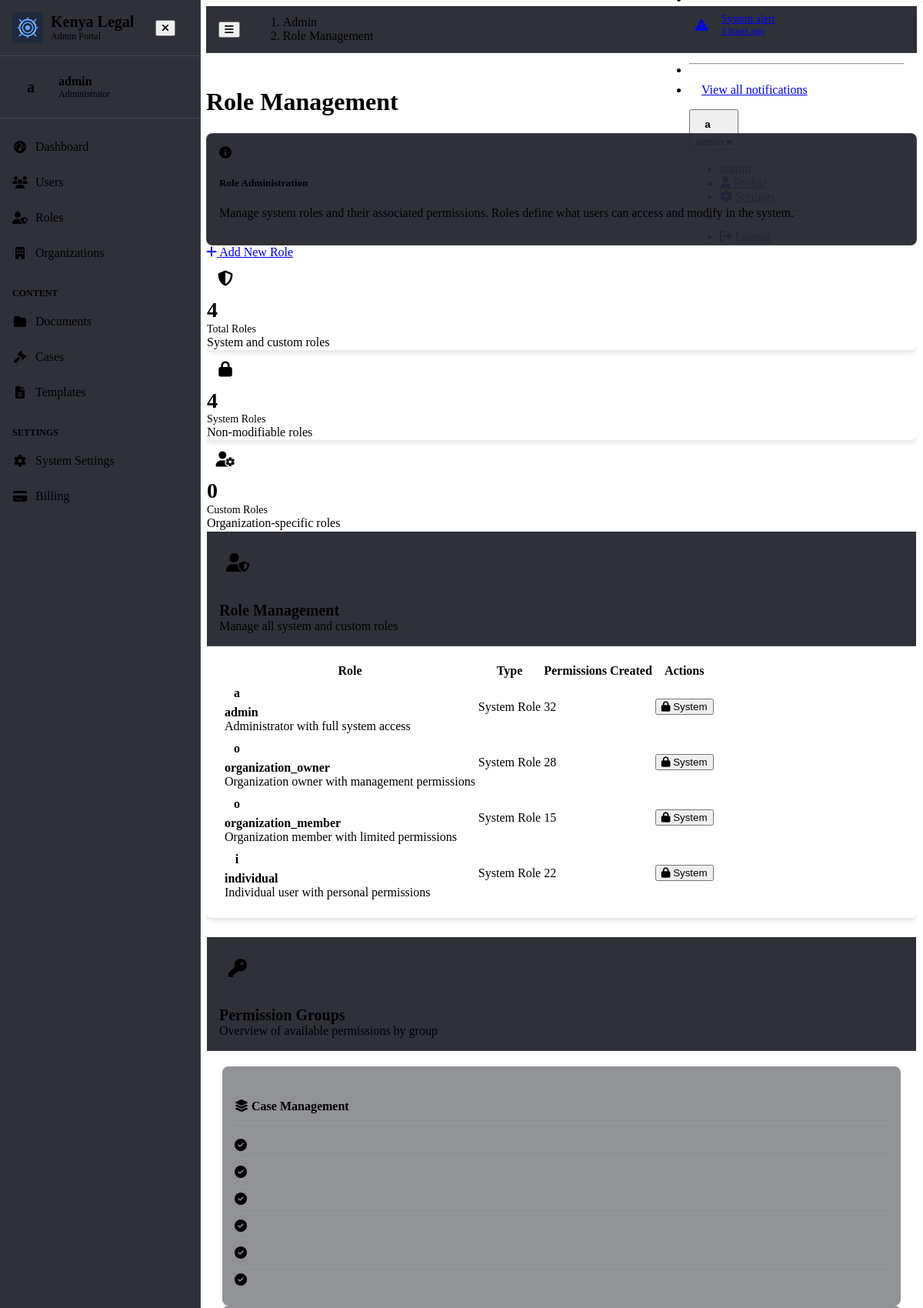
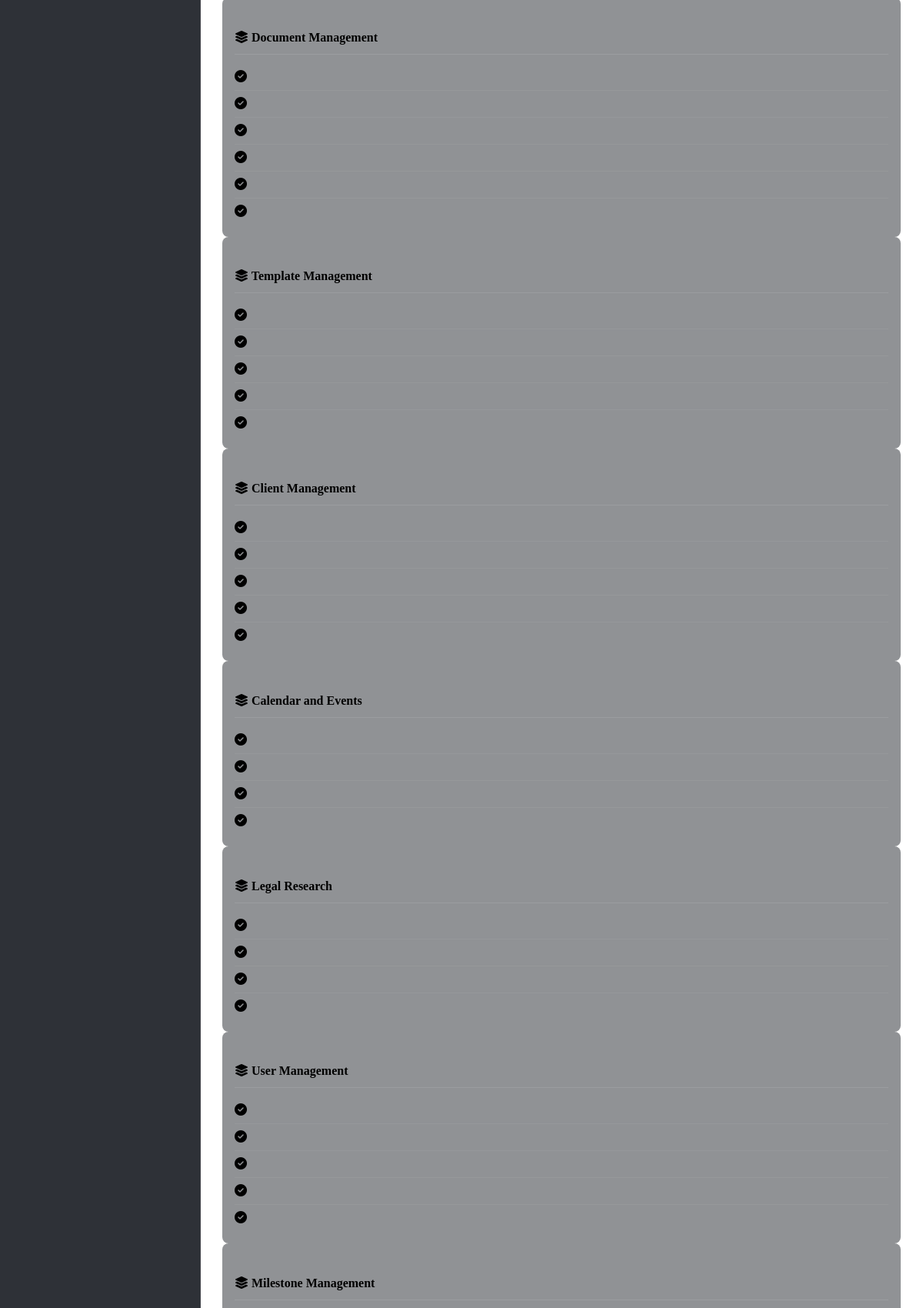
/admin/roles (signed in, upper part), run on the app's committed database (2 pictures, top to bottom).
### models.py (models this page shows, shortened)
class User(UserMixin, db.Model):
    id = db.Column(db.Integer, primary_key=True)
    username = db.Column(db.String(64), unique=True, nullable=False)
    email = db.Column(db.String(120), unique=True, nullable=False)
    password_hash = db.Column(db.String(256), nullable=False)
    first_name = db.Column(db.String(64))
    last_name = db.Column(db.String(64))
    role = db.Column(db.String(20), default='individual')  # admin, organization, organization_member, individual
    account_type = db.Column(db.String(20), default='free')  # free, basic, premium, enterprise
    organization_name = db.Column(db.String(100))
    organization_size = db.Column(db.Integer)  # Number of users in organization
    tokens_available = db.Column(db.Integer, default=0)  # Available tokens for AI features
    max_cases = db.Column(db.Integer, default=5)  # Maximum number of cases allowed
    is_active = db.Column(db.Boolean, default=True)  # Account active status
    subscription_end = db.Column(db.DateTime)  # When subscription expires
    phone = db.Column(db.String(20))  # Phone number for SMS notifications
    created_at = db.Column(db.DateTime, default=datetime.utcnow)
    last_login = db.Column(db.DateTime)
    custom_role_id = db.Column(db.Integer, db.ForeignKey('role.id'))
    active_organization_id = db.Column(db.Integer, db.ForeignKey('organization.id'))
    cases = db.relationship('Case', backref='assigned_user', lazy='dynamic')
    documents = db.relationship('Document', backref='created_by', lazy='dynamic')
    contracts = db.relationship('Contract', backref='created_by', lazy='dynamic')
    custom_role = db.relationship('Role', foreign_keys=[custom_role_id])
    active_organization = db.relationship('Organization', foreign_keys=[active_organization_id])

class Role(db.Model):
    id = db.Column(db.Integer, primary_key=True)
    name = db.Column(db.String(50), unique=True, nullable=False)
    description = db.Column(db.String(200))
    is_default = db.Column(db.Boolean, default=False)  # Whether this is a default role
    is_custom = db.Column(db.Boolean, default=False)  # Whether this is a custom role
    permissions = db.relationship('Permission', secondary=role_permission_association,
                               backref=db.backref('roles', lazy='dynamic'))

### routes/admin.py (the view)
@admin_bp.route('/roles')
@login_required
@admin_required
def roles():
    from utils.permissions import Permissions
    roles = Role.query.all()
    permissions = Permission.query.all()
    permission_groups = Permissions.get_permission_groups()
    return render_template(
        'admin/new/roles.html',
        roles=roles,
        permissions=permissions,
        permission_groups=permission_groups
    )

### templates/admin/new/roles.html (shortened to what this page needs)
{% extends 'admin/new/layout.html' %}
{% from 'admin/new/responsive_card.html' import responsive_card, stats_card, info_section, responsive_table %}
{% block breadcrumb %}
<li class="admin-breadcrumb-item active" aria-current="page">Role Management</li>
{% endblock %}
{% block admin_content %}
<div class="row mb-4">
    <div class="col-md-8">
        <h1 class="h2 mb-4">Role Management</h1>
        {{ info_section('Role Administration', 'Manage system roles and their associated permissions. Roles define what users can access and modify in the system.') }}
    </div>
    <div class="col-md-4 text-end">
        <div class="d-flex justify-content-md-end mb-3">
            <a href="{{ url_for('admin.create_role') }}" class="btn btn-primary">
                <i class="fas fa-plus me-2"></i> Add New Role
            </a>
        </div>
    </div>
</div>
<div class="row mb-4">
    <div class="col-sm-6 col-md-4">
        {{ stats_card('shield-alt', roles|length, 'Total Roles', 'System and custom roles', 'primary') }}
    </div>
    <div class="col-sm-6 col-md-4">
        {{ stats_card('lock', roles|selectattr('is_default', 'eq', true)|list|length, 'System Roles', 'Non-modifiable roles', 'danger') }}
    </div>
    <div class="col-sm-6 col-md-4">
        {{ stats_card('user-cog', roles|rejectattr('is_default', 'eq', true)|list|length, 'Custom Roles', 'Organization-specific roles', 'success') }}
    </div>
</div>
{% call responsive_card('Role Management', 'Manage all system and custom roles', null, 'user-shield') %}
{% set role_rows = [] %}
{% for role in roles %}
{% set _ = role_rows.append(role_row) %}
{% endfor %}
{{ responsive_table(
    ['Role', 'Type', 'Permissions', 'Created', 'Actions'],
    role_rows,
    'No roles found in the system',
    '<a href="' ~ url_for('admin.create_role') ~ '" class="btn btn-primary"><i class="fas fa-plus"></i> Add New Role</a>',
    'roles'
) }}
{% endcall %}
{% call responsive_card('Permission Groups', 'Overview of available permissions by group', null, 'key') %}
<div class="row">
    {% for group_name, permissions in permission_groups.items() %}
    <div class="col-md-6 col-lg-4 mb-4">
        <div class="permission-group">
            <h5 class="permission-group-title">
                <i class="fas fa-layer-group me-2"></i>
                {{ group_name }}
            </h5>
            <ul class="permission-list">
                {% for permission in permissions %}
                <li class="permission-item">
                    <div class="d-flex align-items-center">
                        <i class="fas fa-check-circle text-success me-2"></i>
                    </div>
                </li>
                {% endfor %}
            </ul>
        </div>
    </div>
    {% endfor %}
</div>
{% endcall %}
{% endblock %}

### templates/admin/new/layout.html (shortened to what this page needs)
<!DOCTYPE html>
<html lang="en" data-bs-theme="dark">
<head>
    <link rel="stylesheet" href="https://cdn.replit.com/agent/bootstrap-agent-dark-theme.min.css">
    <link rel="stylesheet" href="https://cdnjs.cloudflare.com/ajax/libs/font-awesome/6.4.0/css/all.min.css">
    <link rel="stylesheet" href="{{ url_for('static', filename='css/admin-enhanced.css') }}">
</head>
<body>
    <div class="admin-layout">
        <div class="admin-sidebar" id="adminSidebar">
            <div class="admin-sidebar-header">
                <div class="admin-logo">
                    <img src="{{ url_for('static', filename='img/logo.svg') }}" alt="Logo" class="admin-logo-img">
                    <div class="admin-logo-text">
                        <div class="admin-logo-title">Kenya Legal</div>
                        <div class="admin-logo-subtitle">Admin Portal</div>
                    </div>
                </div>
                <button class="btn btn-sidebar-toggle d-md-none" id="sidebarCloseBtn">
                    <i class="fas fa-times"></i>
                </button>
            </div>
            <div class="admin-profile">
                <div class="admin-avatar-lg">{{ current_user.username[:1] }}</div>
                <div class="admin-profile-info">
                    <div class="admin-profile-name">{{ current_user.username }}</div>
                    <div class="admin-profile-role">Administrator</div>
                </div>
            </div>
            <ul class="admin-sidebar-nav">
                <li class="admin-nav-item {{ 'active' if request.endpoint == 'admin.index' else '' }}">
                    <a href="{{ url_for('admin.index') }}" class="admin-nav-link">
                        <i class="fas fa-tachometer-alt admin-nav-icon"></i>
                        <span class="admin-nav-text">Dashboard</span>
                    </a>
                </li>
                <li class="admin-nav-item {{ 'active' if 'users' in request.endpoint else '' }}">
                    <a href="{{ url_for('admin.users') }}" class="admin-nav-link">
                        <i class="fas fa-users admin-nav-icon"></i>
                        <span class="admin-nav-text">Users</span>
                    </a>
                </li>
                <li class="admin-nav-item {{ 'active' if 'roles' in request.endpoint else '' }}">
                    <a href="{{ url_for('admin.roles') }}" class="admin-nav-link">
                        <i class="fas fa-user-shield admin-nav-icon"></i>
                        <span class="admin-nav-text">Roles</span>
                    </a>
                </li>
                <li class="admin-nav-item {{ 'active' if 'organizations' in request.endpoint else '' }}">
                    <a href="{{ url_for('admin.organizations') }}" class="admin-nav-link">
                        <i class="fas fa-building admin-nav-icon"></i>
                        <span class="admin-nav-text">Organizations</span>
                    </a>
                </li>
                <li class="admin-nav-header">Content</li>
                <li class="admin-nav-item">
                    <a href="#" class="admin-nav-link">
                        <i class="fas fa-folder admin-nav-icon"></i>
                        <span class="admin-nav-text">Documents</span>
                    </a>
                </li>
                <li class="admin-nav-item">
                    <a href="#" class="admin-nav-link">
                        <i class="fas fa-gavel admin-nav-icon"></i>
                        <span class="admin-nav-text">Cases</span>
                    </a>
                </li>
                <li class="admin-nav-item">
                    <a href="#" class="admin-nav-link">
                        <i class="fas fa-file-alt admin-nav-icon"></i>
                        <span class="admin-nav-text">Templates</span>
                    </a>
                </li>
                <li class="admin-nav-header">Settings</li>
                <li class="admin-nav-item">
                    <a href="#" class="admin-nav-link">
                        <i class="fas fa-cog admin-nav-icon"></i>
                        <span class="admin-nav-text">System Settings</span>
                    </a>
                </li>
                <li class="admin-nav-item">
                    <a href="#" class="admin-nav-link">
                        <i class="fas fa-credit-card admin-nav-icon"></i>
                        <span class="admin-nav-text">Billing</span>
                    </a>
                </li>
            </ul>
        </div>
        <div class="admin-main">
            <div class="admin-topnav">
                <div class="admin-topnav-left">
                    <button class="btn btn-sidebar-toggle d-md-none" id="sidebarToggleBtn">
                        <i class="fas fa-bars"></i>
                    </button>
                    <nav aria-label="breadcrumb" class="admin-breadcrumb d-none d-sm-block">
                        <ol class="breadcrumb mb-0">
                            <li class="admin-breadcrumb-item"><a href="{{ url_for('admin.index') }}">Admin</a></li>
                            {% block breadcrumb %}{% endblock %}
                        </ol>
                    </nav>
                </div>
                <div class="admin-topnav-right">
                    <div class="admin-topnav-actions d-flex align-items-center">
                        <div class="dropdown me-3">
                            <ul class="dropdown-menu dropdown-menu-end notification-dropdown" aria-labelledby="notificationsDropdown">
                                <li><a class="dropdown-item" href="#">
                                    <div class="notification-item">
                                        <div class="notification-icon bg-danger"><i class="fas fa-exclamation-triangle"></i></div>
                                        <div class="notification-content">
                                            <div class="notification-title">System alert</div>
                                            <div class="notification-time">3 hours ago</div>
                                        </div>
                                    </div>
                                </a></li>
                                <li><hr class="dropdown-divider"></li>
                                <li><a class="dropdown-item text-center" href="#">View all notifications</a></li>
                            </ul>
                        </div>
                        <div class="dropdown">
                            <button class="btn btn-link admin-profile-dropdown" type="button" id="profileDropdown" data-bs-toggle="dropdown" aria-expanded="false">
                                <div class="d-flex align-items-center">
                                    <div class="admin-avatar me-2">{{ current_user.username[:1] }}</div>
                                    <span class="admin-username d-none d-lg-block">{{ current_user.username }}</span>
                                </div>
                            </button>
                            <ul class="dropdown-menu dropdown-menu-end" aria-labelledby="profileDropdown">
                                <li class="dropdown-header">{{ current_user.username }}</li>
                                <li><a class="dropdown-item" href="#"> Profile</a></li>
                                <li><a class="dropdown-item" href="#"> Settings</a></li>
                                <li><hr class="dropdown-divider"></li>
                                <li><a class="dropdown-item" href="/logout"> Logout</a></li>
                            </ul>
                        </div>
                    </div>
                </div>
            </div>
            <div class="admin-content">
                <div class="container-fluid">
                    {% block admin_content %}{% endblock %}
                </div>
            </div>
        </div>
    </div>
</body>
</html>

### templates/admin/new/responsive_card.html (shortened to what this page needs)
{% macro responsive_card(title, subtitle, actions_html, icon) %}
<div class="card admin-card mb-4">
    <div class="card-header">
        <div class="d-flex align-items-center justify-content-between">
            <div class="d-flex align-items-center">
                {% if icon %}
                <div class="admin-card-icon me-3">
                    <i class="fas fa-{{ icon }}"></i>
                </div>
                {% endif %}
                <div>
                    <h4 class="card-title mb-0">{{ title }}</h4>
                    {% if subtitle %}
                    <div class="card-subtitle text-muted small">{{ subtitle }}</div>
                    {% endif %}
                </div>
            </div>
        </div>
    </div>
    <div class="card-body">
        {{ caller() }}
    </div>
</div>
{% endmacro %}
{% macro stats_card(icon, number, title, subtitle, color) %}
<div class="card admin-stats-card mb-4">
    <div class="card-body">
        <div class="d-flex align-items-center">
            <div class="admin-stats-icon bg-{{ color }} me-3">
                <i class="fas fa-{{ icon }}"></i>
            </div>
            <div>
                <div class="admin-stats-number">{{ number }}</div>
                <div class="admin-stats-title">{{ title }}</div>
                {% if subtitle %}
                <div class="admin-stats-subtitle text-muted small">{{ subtitle }}</div>
                {% endif %}
            </div>
        </div>
    </div>
</div>
{% endmacro %}
{% macro info_section(title, content) %}
<div class="admin-info-section mb-4">
    <div class="d-flex align-items-center mb-2">
        <div class="admin-info-icon me-2">
            <i class="fas fa-info-circle"></i>
        </div>
        <h5 class="mb-0">{{ title }}</h5>
    </div>
    <p class="text-muted mb-0">{{ content }}</p>
</div>
{% endmacro %}
{% macro responsive_table(headers, rows, empty_message, empty_action_html, table_id='dataTable') %}
<div class="admin-responsive-table">
    <div class="admin-table-container">
        {% if rows and rows|length > 0 %}
        <table class="table table-striped" id="{{ table_id }}">
            <thead>
                <tr>
                    {% for header in headers %}
                    <th>{{ header }}</th>
                    {% endfor %}
                </tr>
            </thead>
            <tbody>
                {% for row in rows %}
                <tr>
                    {% for cell in row %}
                    <td>{{ cell | safe }}</td>
                    {% endfor %}
                </tr>
                {% endfor %}
            </tbody>
        </table>
        {% endif %}
    </div>
</div>
{% endmacro %}

### data on the page
User: username "a", username "admin"
Role: description "a admin Administrator with full system access"
Role: description "o organization_owner Organization owner with management permissions"
Role: description "o organization_member Organization member with limited permissions"
Role: description "i individual Individual user with personal permissions"

### other printed values
{{ title }} "Role Administration"
{{ content }} "Manage system roles and their associated permissions. Roles define what users can access and modify in the system."
{{ number }} "4 4 0"
{{ title }} "Total Roles System Roles Custom Roles"
{{ subtitle }} "System and custom roles Non-modifiable roles Organization-specific roles"
{{ title }} "Role Management Permission Groups"
{{ subtitle }} "Manage all system and custom roles Overview of available permissions by group"
{{ header }} "Role" "Type" "Permissions" "Created" "Actions"
{{ cell | safe }} "System Role" "32" "System" "System Role" "28" "System" "System Role" "15" "System" "System Role" "22" "System"
{{ group_name }} "Case Management" "Document Management" "Template Management" "Client Management" "Calendar and Events" "Legal Research" "User Management" "Milestone Management"
